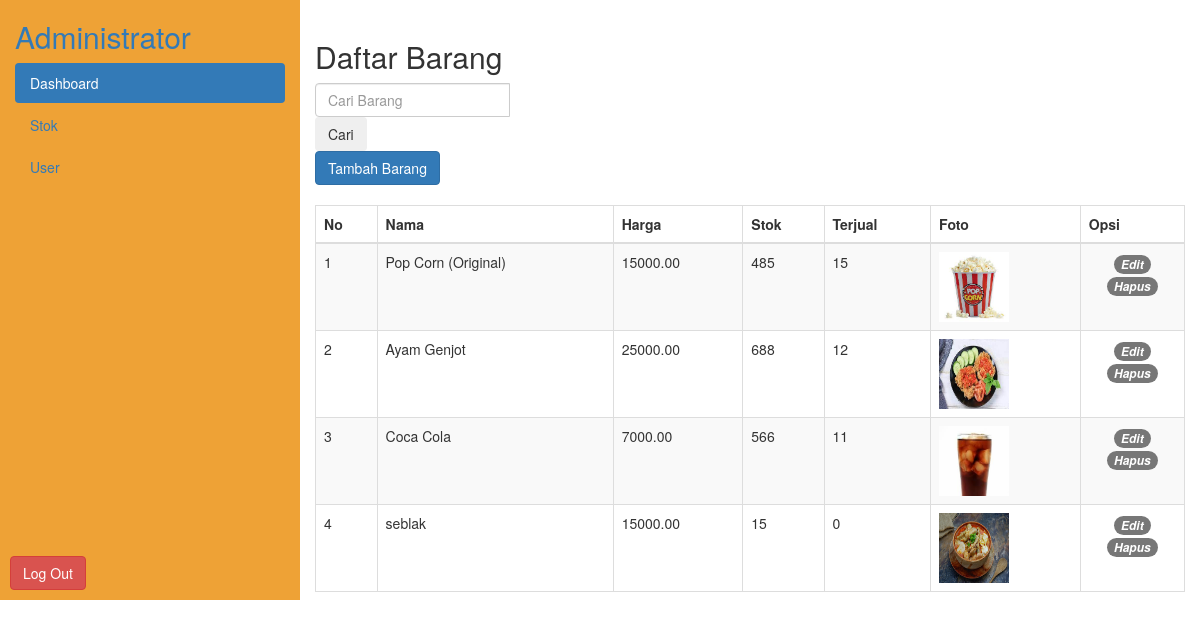
Screenshot of /KasirKU/Petugas/index.php?page=stok (signed in) with the database file from the repository.
### tables this page shows
CREATE TABLE `produk` (
  `ProdukID` int(11) NOT NULL,
  `NamaProduk` varchar(255) NOT NULL,
  `Harga` decimal(10,2) NOT NULL,
  `Stok` int(11) NOT NULL,
  `Terjual` int(11) NOT NULL,
  `Foto` varchar(255) DEFAULT NULL
);

### KasirKU/Petugas/stok.php (the view)
<h2>Daftar Barang</h2>
<form action="?page=search-tambah" method="post">
    <div class="input-group mb-3">
        <input type="text" class="form-control" placeholder="Cari Barang" name="search_query" aria-label="Cari Barang" aria-describedby="button-addon2">
        <div class="input-group-append">
            <button class="btn btn-outline-secondary" type="submit" id="button-addon2">Cari</button>
        </div>
    </div>
</form>
<a class="btn btn-primary btn-md" href="?page=tambah-barang">Tambah Barang</a>
<br>
<br>
<?php
    require '../Koneksi/connect.php';
    if(isset($_POST['search_query'])){
        $search_query = mysqli_real_escape_string($conn, $_POST['search_query']);
        $sql = "SELECT * FROM produk WHERE NamaProduk LIKE '%$search_query%' ORDER BY ProdukID ASC";
    } else {
        $sql = "SELECT * FROM produk ORDER BY ProdukID ASC";
    }
    $result = mysqli_query($conn, $sql);
    $no = 1;
?>
<table class="table table-striped table-bordered">
    <thead>
        <tr>
            <th>No</th>
            <th>Nama</th>
            <th>Harga</th>
            <th>Stok</th>
            <th>Terjual</th>
            <th>Foto</th>
            <th>Opsi</th>
        </tr>
    </thead>
    <tbody>
        <?php while ($data = mysqli_fetch_array($result)) { ?>
            <tr>
                <td><?php echo $no++ ?></td>
                <td><?php echo $data['NamaProduk']?></td>
                <td><?php echo $data['Harga']?></td>
                <td><?php echo $data['Stok']?></td>
                <td><?php echo $data['Terjual']?></td>
                <td><?php echo "<img src='../foto/".$data['Foto']."' width='70' height='70'>"; ?></td>
                <td align="center" width="12%">
                    <a href="?page=edit-stok&ProdukID=<?= $data['ProdukID'] ?>" class="badge badge-primary p-2" title="Edit"><i class="">Edit</i></a>
                    <a href="?page=hapus-produk&ProdukID=<?= $data['ProdukID']?>" onclick="return confirm('Yakin Mau Hapus?')" class="badge badge-danger p-2 delete-data" title='Delete'><i class="button">Hapus</i></a>
                </td>
            </tr>
        <?php } ?>
    </tbody>
</table>

### rows the page displays
produk: NamaProduk "Pop Corn (Original)", Harga "15000.00", Stok "485", Terjual "15", Foto (picture)
produk: NamaProduk "Ayam Genjot", Harga "25000.00", Stok "688", Terjual "12", Foto (picture)
produk: NamaProduk "Coca Cola", Harga "7000.00", Stok "566", Terjual "11", Foto (picture)
produk: NamaProduk "seblak", Harga "15000.00", Stok "15", Terjual "0", Foto (picture)

### other values shown
$_SESSION['Level'] "Administrator"
